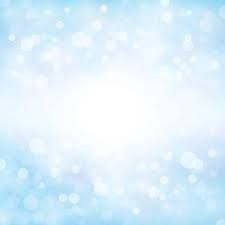
#> input picture img/board_square/2_square.jfif, 225 x 225 px, found by its file name
$ python make_image_brighter.py
#> lines starting #> are read from the running program, lines starting #| are printed output that depends on the picture
from PIL import Image

path = 'C:/Users/jonat/Desktop/Code/ubongo/img/board_square/2_square.jfif'
save_path = 'C:/Users/jonat/Desktop/Code/ubongo/img/board_square/2_square_brighter.jfif'

img = Image.open(path)
#> img is the input picture: PIL image 225x225 RGB; mean R, G, B 222.1, 240.7, 252
img = img.convert("RGB")
datas = img.getdata()

new_image_data = []
for item in datas:
    # change all background to white and keep all white

    r = min(int(1.20 * item[0]), 255)
    b = min(int(1.20 * item[1]), 255)
    g = min(int(1.20 * item[2]), 255)
    new_image_data.append((r, b, g))
#> this loop made 50625 passes
#> (item, r) on passes 1 to 3: ((182, 226, 251), 218), ((183, 227, 252), 219), ((186, 228, 252), 223)
#> after the loop, new_image_data = 50625 items

img.putdata(new_image_data)
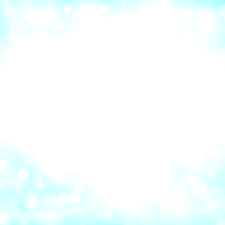
#> img: PIL image 225x225 RGB; mean R, G, B 247.9, 255, 255
img.save(save_path)
img.show()
